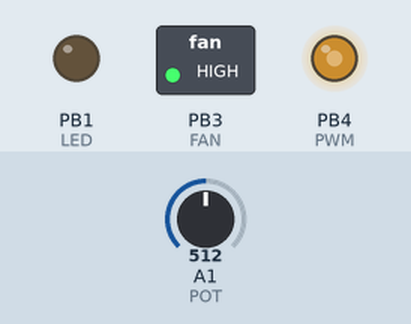
A sketch run on a simulated ATtiny85, built with avr-gcc and run on an emulated ATtiny85. Parts: switched loads named in the sketch (green lamp = pin HIGH), output pins drawn as LEDs (lit = HIGH). The test bench sets the inputs (shaded band); at power-on: A1 (POT) = 512.

Above: at 2.25 s.
2.3 s: A1 (POT) set to 900
5.3 s: A1 (POT) set to 1023
At 6.3 s:
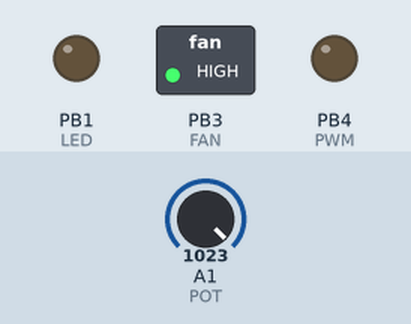
7.1 s: A1 (POT) set to 122
At 8.4 s:
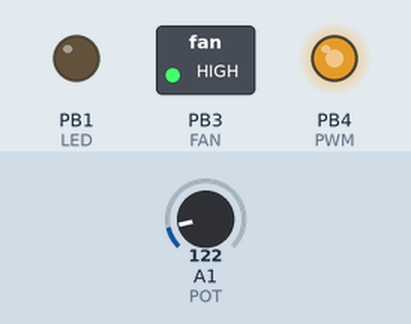
10.1 s: A1 (POT) set to 0
At 11.9 s:
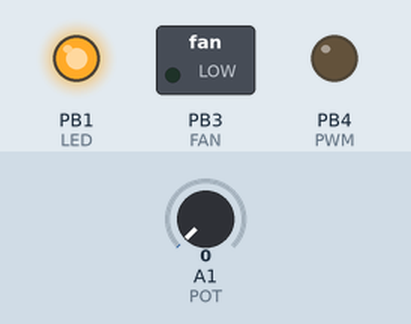
Timing chart, 0 to 13.4 s (numbered marks = the images above; inputs shaded):
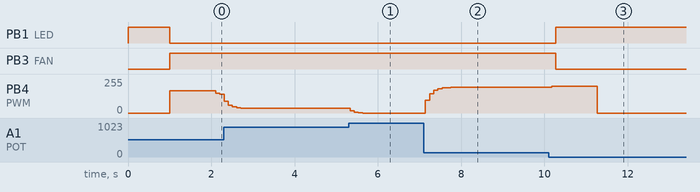

The sketch:

SainSmartFanModArduino.ino
```cpp
// ATtiny85:  ArduinoISP + ATTinyCore
// Clock:     8 MHz (internal)
// PWM:       25 kHz on PB4 (D4, OC1B) using Timer1 with PLL clock and /16 prescaler
// FAN:       PB3 (D3), MOSFET gate
// POT:       A1 (PB2)

const uint8_t FAN = 3;    // PB3 -> MOSFET gate (HIGH = ON)
const uint8_t PWM = 4;    // PB4 -> OC1B -> NPN base (sinks fan PWM, active-low at fan)
const uint8_t LED = 1;    // PB1
const uint8_t POT = A1;   // PB2
const uint8_t TOP = 159;  // Timer1 TOP for 25 kHz: f = (PLL 64MHz / 16) / (TOP+1) = 4MHz / 160 = 25kHz
const float   MIN = 0.2f; // min. duty cycle 20%

float getDuty()
{
  float duty = analogRead(POT) / 1023.0f;

  duty = powf(duty, 1.5f); // apply gamma
  duty = duty * (1.0f - MIN) + MIN; // scale to 20%..100%

  return duty;
}

void setDuty(float duty)
{
  duty = constrain(duty, 0.0f, 1.0f);
  duty = 1.0f - duty; // active-low at fan (NPN sink)

  uint16_t ticks = (uint16_t)((TOP + 1) * duty);

  if (ticks > 0)
  {
    ticks -= 1;
  }

  OCR1B = (uint8_t)ticks;
}

void setFan(bool state)
{
  if (state)
  {
    digitalWrite(LED, LOW);  // LED OFF
    pinMode(PWM, OUTPUT);
    GTCCR |= _BV(COM1B1);    // enable OC1B on pin (non-inverting)
    digitalWrite(FAN, HIGH); // MOSFET ON
    delay(1000);
  }
  else
  {
    digitalWrite(LED, HIGH); // LED ON
    digitalWrite(FAN, LOW);  // MOSFET OFF
    delay(1000);             // let it settle
    GTCCR &= ~_BV(COM1B1);   // disconnect OC1B from pin
    pinMode(PWM, INPUT);     // Hi-Z to avoid backfeed
  }
}

void setup()
{
  pinMode(FAN, OUTPUT);
  pinMode(PWM, OUTPUT);
  pinMode(LED, OUTPUT);

  // Enable PLL and route to Timer1
  PLLCSR = _BV(PLLE);                 // enable PLL
  delay(2);
  while (!(PLLCSR & _BV(PLOCK))) {}   // wait for lock
  PLLCSR |= _BV(PCKE);                // PLL clock to Timer1

  // Timer1 setup: Fast PWM, TOP = OCR1C, non-inverting on OC1B, prescaler = /16
  TCCR1 = 0;
  GTCCR = 0;

  // Prescaler /16 and PWM enable
  TCCR1 = _BV(PWM1A) | _BV(CS12) | _BV(CS10);  // CS1x = 0b0101 -> /16
  GTCCR = _BV(PWM1B) | _BV(COM1B1);            // enable OC1B, non-inverting

  OCR1C = TOP;     // sets 25 kHz
  OCR1B = 0;       // start at 0% (line high at fan)

  setFan(false);
}

void loop()
{
  static float oldDuty = MIN;
  static bool oldState = false;

  float newDuty = (getDuty() + oldDuty) / 2.0f;
  bool newState = oldState;

  // schmitt trigger around MIN
  float newDelta = newDuty - MIN;

  if (!newState && newDelta >= 0.03f)
  {
    // turn ON when duty ≥ MIN + 3%
    newState = true;
  }
  else if (newState && newDelta <= 0.01f)
  {
    // turn OFF when duty ≤ MIN + 1%
    newState = false;
  }

  if (newDuty != oldDuty)
  {
    setDuty(newDuty);
  }

  if (newState != oldState)
  {
    setFan(newState);
  }

  oldDuty = newDuty;
  oldState = newState;

  delay(100);
}
```

Measured:
- after the input at 5.3 s, PB4 (PWM): 34/255 → 16/255 at once, → 6/255 0.10 s later, → 2/255 0.10 s later, → 0/255 0.10 s later
- after the input at 7.1 s, PB4 (PWM): moves from 0/255 to 194/255 over 0.71 s, starting at once
- after the input at 10.1 s, PB1 (LED): LOW → HIGH after 0.17 s; PB3 (FAN): HIGH → LOW after 0.17 s; PB4 (PWM): 194/255 → 199/255 after 0.07 s, → 200/255 0.10 s later, → 0/255 1.0 s later
